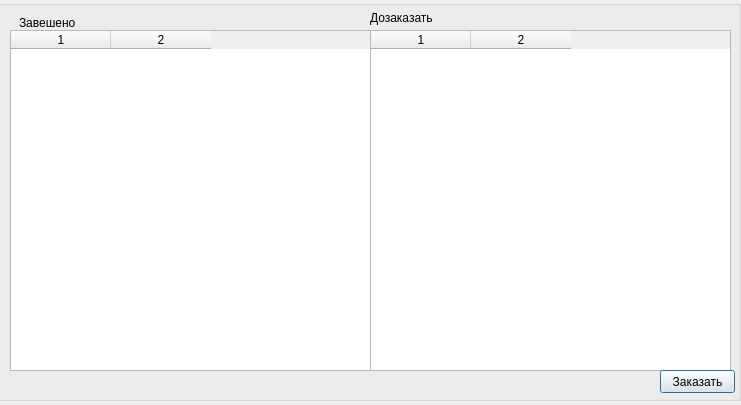
<?xml version="1.0" encoding="UTF-8"?>
<ui version="4.0">
 <class>Dialog_dozakaz</class>
 <widget class="QDialog" name="Dialog_dozakaz">
  <property name="geometry">
   <rect>
    <x>0</x>
    <y>0</y>
    <width>741</width>
    <height>405</height>
   </rect>
  </property>
  <property name="windowTitle">
   <string>Dialog</string>
  </property>
  <widget class="QGroupBox" name="groupBox">
   <property name="geometry">
    <rect>
     <x>-10</x>
     <y>0</y>
     <width>751</width>
     <height>401</height>
    </rect>
   </property>
   <property name="title">
    <string/>
   </property>
   <widget class="QLabel" name="label_8">
    <property name="geometry">
     <rect>
      <x>29</x>
      <y>15</y>
      <width>91</width>
      <height>16</height>
     </rect>
    </property>
    <property name="text">
     <string>Завешено</string>
    </property>
   </widget>
   <widget class="QTableWidget" name="table_factval">
    <property name="geometry">
     <rect>
      <x>20</x>
      <y>30</y>
      <width>361</width>
      <height>341</height>
     </rect>
    </property>
    <property name="columnCount">
     <number>2</number>
    </property>
    <column/>
    <column/>
   </widget>
   <widget class="QTableWidget" name="table_dozakazlist">
    <property name="geometry">
     <rect>
      <x>380</x>
      <y>30</y>
      <width>361</width>
      <height>341</height>
     </rect>
    </property>
    <property name="columnCount">
     <number>2</number>
    </property>
    <column/>
    <column/>
   </widget>
   <widget class="QLabel" name="label_9">
    <property name="geometry">
     <rect>
      <x>380</x>
      <y>10</y>
      <width>91</width>
      <height>16</height>
     </rect>
    </property>
    <property name="text">
     <string>Дозаказать</string>
    </property>
   </widget>
   <widget class="QPushButton" name="pushButton">
    <property name="geometry">
     <rect>
      <x>670</x>
      <y>370</y>
      <width>75</width>
      <height>23</height>
     </rect>
    </property>
    <property name="text">
     <string>Заказать</string>
    </property>
   </widget>
  </widget>
 </widget>
 <resources/>
 <connections/>
</ui>
